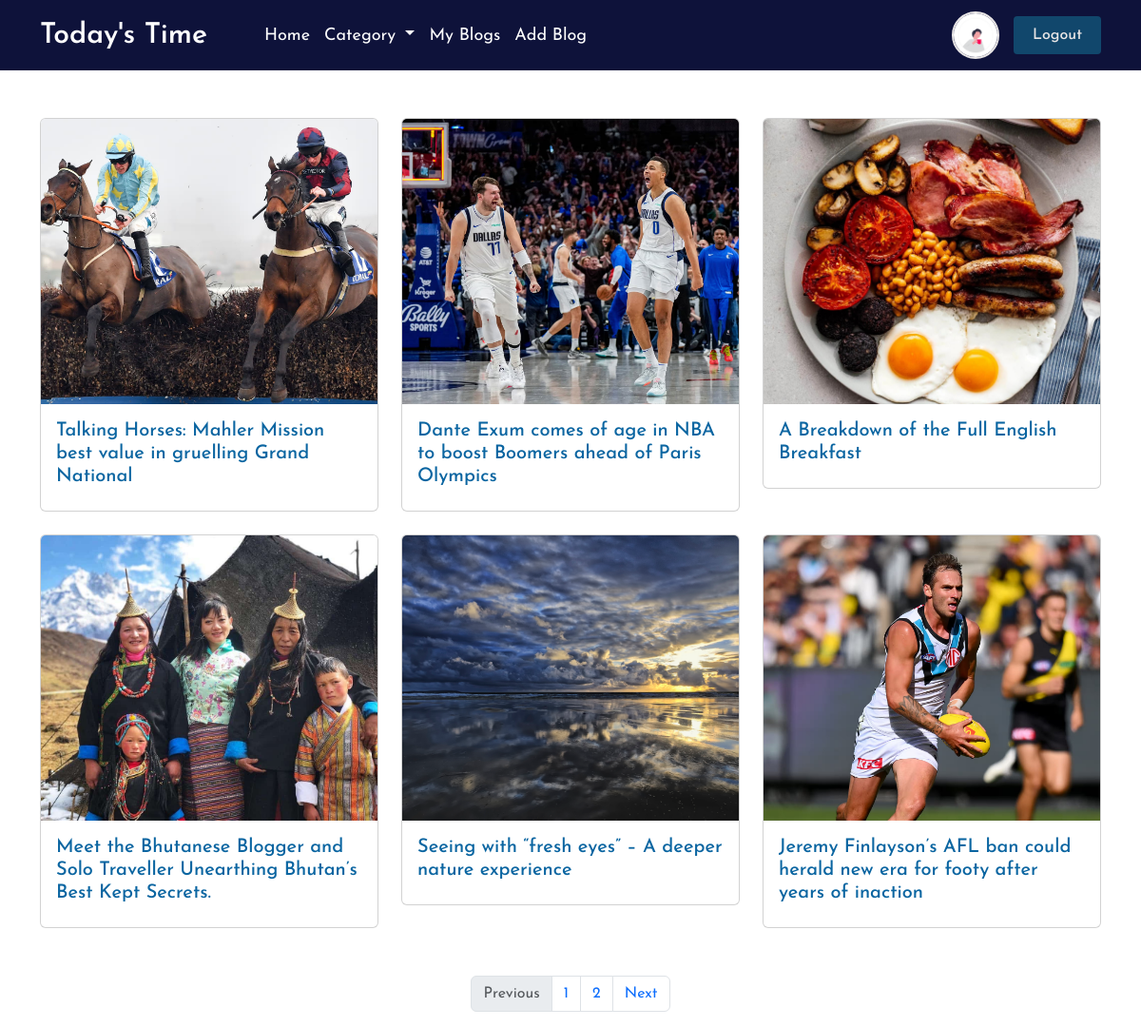
The page /index.php (signed in) on the database its author committed.
### tables this page shows
CREATE TABLE `user` (
  `user_id` int(11) NOT NULL,
  `user_name` varchar(255) NOT NULL,
  `user_email` varchar(255) NOT NULL,
  `user_password` varchar(255) NOT NULL,
  `avatar` varchar(255) DEFAULT NULL,
  `user_role` enum('admin','user','blogger') NOT NULL DEFAULT 'user',
  `token` int(11) DEFAULT NULL,
  `create_user_data` varchar(255) DEFAULT NULL,
  `update_user_data` varchar(255) DEFAULT NULL,
  `user_show` enum('0','1') NOT NULL DEFAULT '1'
);

CREATE TABLE `post` (
  `post_id` int(11) NOT NULL,
  `post_title` varchar(255) NOT NULL,
  `post_desc` text NOT NULL,
  `post_image` varchar(255) NOT NULL,
  `category_id` int(11) NOT NULL,
  `user_id` int(11) NOT NULL,
  `create_post_data` varchar(255) DEFAULT NULL,
  `update_post_data` varchar(255) DEFAULT NULL,
  `post_show` enum('0','1') NOT NULL DEFAULT '1'
);

### index.php (the view, shortened to what this page needs)
<?php
require_once("./config/connect.php");
$id = $_SESSION['id'];
$selectUser = "SELECT * FROM user WHERE user_id = ?";
$userStmt = mysqli_prepare($conn, $selectUser);
mysqli_stmt_bind_param($userStmt, 's', $id);
mysqli_stmt_execute($userStmt);
$resUser = mysqli_fetch_assoc(mysqli_stmt_get_result($userStmt));
$limit = 6;
$offset = isset($_GET['offset']) ? $_GET['offset'] : 0;
if (isset($_GET['cate_id'])) {
    $category_id = $_GET['cate_id'];
    $selectBlog = "SELECT * FROM post WHERE category_id = ? AND post_show = '1'";
    $blogStmt = mysqli_prepare($conn, $selectBlog);
    mysqli_stmt_bind_param($blogStmt, 's', $category_id);
    mysqli_stmt_execute($blogStmt);
    $totalBlog = mysqli_num_rows(mysqli_stmt_get_result($blogStmt));
} elseif (isset($_GET['blog_user'])) {
    $selectBlog = "SELECT * FROM post WHERE user_id = ? AND post_show = '1'";
    $blogStmt = mysqli_prepare($conn, $selectBlog);
    mysqli_stmt_bind_param($blogStmt, 's', $id);
    mysqli_stmt_execute($blogStmt);
    $totalBlog = mysqli_num_rows(mysqli_stmt_get_result($blogStmt));
} else {
    $selectBlog = "SELECT * FROM post WHERE post_show = '1'";
    $totalBlog = mysqli_num_rows(mysqli_query($conn, $selectBlog));
}
$pageCount = ceil($totalBlog / $limit);
if (isset($_GET['cate_id'])) {
    $selectBlog = "SELECT * FROM post WHERE category_id = '{$_GET['cate_id']}' AND post_show = '1'
                    ORDER BY post_id DESC LIMIT $limit OFFSET $offset ";
    $resBlog = mysqli_query($conn, $selectBlog);
} elseif (isset($_GET['blog_user'])) {
    $selectBlog = "SELECT * FROM post WHERE user_id = '$id' AND post_show = '1'
                    ORDER BY post_id DESC LIMIT $limit OFFSET $offset ";
    $resBlog = mysqli_query($conn, $selectBlog);
} else {
    $selectBlog = "SELECT * FROM post WHERE post_show = '1'
                    ORDER BY post_id DESC LIMIT $limit OFFSET $offset ";
    $resBlog = mysqli_query($conn, $selectBlog);
}
?>
<!DOCTYPE html>
<html lang="en">
<head>
    <link rel="stylesheet" type="text/css" href="./assets/css/style.css">
    <link rel="stylesheet" type="text/css" href="./assets/css/media.css">
    <link rel="stylesheet" href="https://cdn.jsdelivr.net/npm/bootstrap@5.3.3/dist/css/bootstrap.min.css">
    <link rel="stylesheet" href="https://cdnjs.cloudflare.com/ajax/libs/font-awesome/6.5.2/css/all.min.css">
</head>
<body>
    <header id="header">
        <div class="container-xl ">
            <div class="navbar-normal">
                <a class="logo" href="index.php">Today's Time</a>
                <div class="nav-inner">
                    <ul class="navbar-nav" id="menu">
                        <li class="nav-item">
                            <a class="nav-link active" aria-current="page" href="index.php">Home</a>
                        </li>
                        <li class="nav-item dropdown">
                            <a class="nav-link dropdown-toggle" href="#" role="button" data-bs-toggle="dropdown" aria-expanded="false">
                                Category
                            </a>
                        </li>
                        <?php if ($resUser['user_role'] == 'user') : ?>
                            <li class="nav-item">
                                <a class="nav-link active" aria-current="page" href="./become-blogger.php">Become Blogger</a>
                            </li>
                        <?php else : ?>
                            <li class="nav-item">
                                <a class="nav-link active" aria-current="page" href="./index.php?blog_user=<?php echo $id ?>">My Blogs</a>
                            </li>
                            <li class="nav-item">
                                <a class="nav-link active" aria-current="page" href="./add-post.php">Add Blog</a>
                            </li>
                        <?php endif ?>
                    </ul>
                    <div class="nav-r">
                        <div class="avatar">
                            <a href="profile.php" class="profile">
                                <?php if ($resUser['avatar']) : ?>
                                    <img src="./uploads/<?php echo $resUser['avatar'] ?>" alt="Avatar">
                                <?php else : ?>
                                    <img src="./uploads/default_avatar.png" alt="Avatar">
                                <?php endif ?>
                            </a>
                        </div>
                        <a href="logout.php" class="logout-btn">Logout</a>
                    </div>
                </div>
            </div>
        </div>
    </header>
    <section id="blog-main">
        <div class="container-lg">
            <div class="row row-cols-1 row-cols-md-3 g-4">
                <?php while ($blog = mysqli_fetch_assoc($resBlog)) : ?>
                    <div class="col">
                        <div class="card">
                            <img src="./uploads/<?php echo $blog['post_image']; ?>" class="card-img-top" alt="Blog-img">
                            <div class="card-body">
                                <h5 class="card-title"><a href="./single-blog.php?post_id=<?php echo $blog['post_id']; ?>"><?php echo $blog['post_title']; ?></a></h5>
                            </div>
                        </div>
                    </div>
                <?php endwhile ?>
            </div>
        </div>
    </section>
    <nav aria-label="Page navigation example">
        <ul class="pagination justify-content-center">
            <li class="page-item disabled">
                <a class="page-link">Previous</a>
            </li>
            <?php for ($i = 0; $i < $pageCount; $i++) : ?>
                <li class="page-item">
                    <a class="page-link" href="index.php?offset=<?php echo $i * $limit ?><?php if (isset($_GET['cate_id'])) {
                                                                                                echo "&cate_id=" . $_GET['cate_id'];
                                                                                            } ?>">
                        <?php echo $i + 1 ?>
                    </a>
                </li>
            <?php endfor ?>
            <li class="page-item">
                <a class="page-link" href="#">Next</a>
            </li>
        </ul>
    </nav>
</body>
</html>

### assets/css/style.css (style rules this page uses)
* { padding: 0; margin: 0; box-sizing: border-box; text-decoration: none !important; list-style: none !important; font-family: "Josefin Sans", sans-serif; }
body, html { scroll-behavior: smooth; overflow-x: hidden; position: relative; }
:root { --white: #fff; --light: #e9e6e6; --dark: #0e123a; --primary: #11476c; --secondary: #0a65a1; --info: #3893d0; --accent1: #24222b; --accent2: #3b5aa8; --accent3: #2a6adb; --success: #059753; --warning: #e1c706; --danger: #fe0654; }
#header { width: 100%; height: auto; background-color: var(--dark); }
.navbar-normal { width: 100%; height: auto; padding: 12px 0px; display: flex; align-items: center; }
.logo { width: 17%; font-size: 30px !important; font-weight: 600; color: var(--white) !important; margin-right: 16px !important; }
.nav-inner { width: 82%; display: flex; align-items: center; justify-content: space-between; }
#menu { margin: 0px !important; flex-direction: row !important; align-items: center !important; gap: 15px; }
.nav-link { font-size: 18px !important; color: var(--white) !important; }
.nav-r { display: flex; align-items: center; gap: 15px; }
.avatar { width: 50px; height: 50px; border: 2px solid var(--light); border-radius: 50%; overflow: hidden; }
.avatar img { width: 100%; height: 100%; object-fit: cover; }
.logout-btn { display: inline-block; font-weight: 500; padding: 8px 20px; color: var(--light); background-color: var(--primary); border-radius: 4px; }
#blog-main { width: 100%; height: auto; margin: 50px 0px; }
.card-title a { color: var(--secondary); }
.card-img, .card-img-top { width: 100%; height: 300px; object-fit: cover; }

### assets/css/media.css (style rules this page uses)
@media (min-width: 992px) and (max-width: 1200px) { .logo { width: 20%; } }
@media (min-width: 992px) and (max-width: 1200px) { .nav-inner { width: 80%; } }

### rows shown on the page
user: avatar (picture)
post: post_image (picture), post_title "Talking Horses: Mahler Mission best value in gruelling Grand National"
post: post_image (picture), post_title "Dante Exum comes of age in NBA to boost Boomers ahead of Paris Olympics"
post: post_image (picture), post_title "A Breakdown of the Full English Breakfast"
post: post_image (picture), post_title "Meet the Bhutanese Blogger and Solo Traveller Unearthing Bhutan’s Best Kept Secrets."
post: post_image (picture), post_title "Seeing with “fresh eyes” – A deeper nature experience"
post: post_image (picture), post_title "Jeremy Finlayson’s AFL ban could herald new era for footy after years of inaction"
